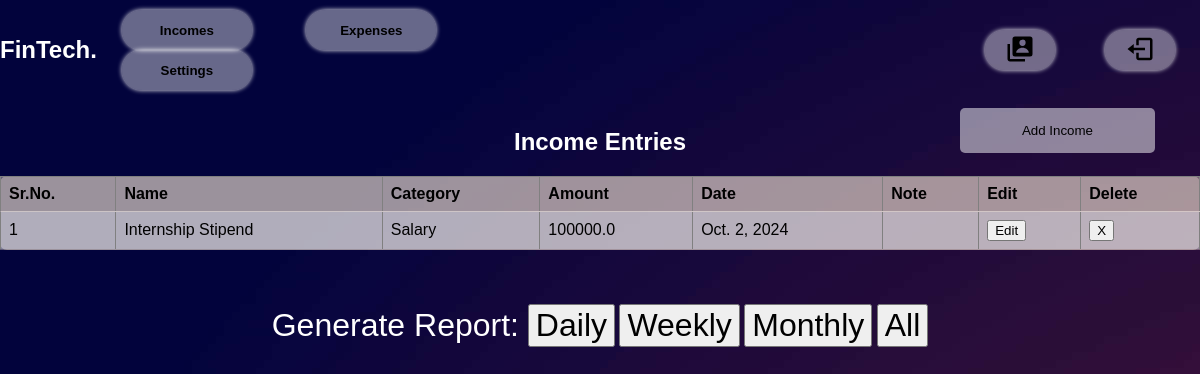
The app's page /incomes (signed in), older data.
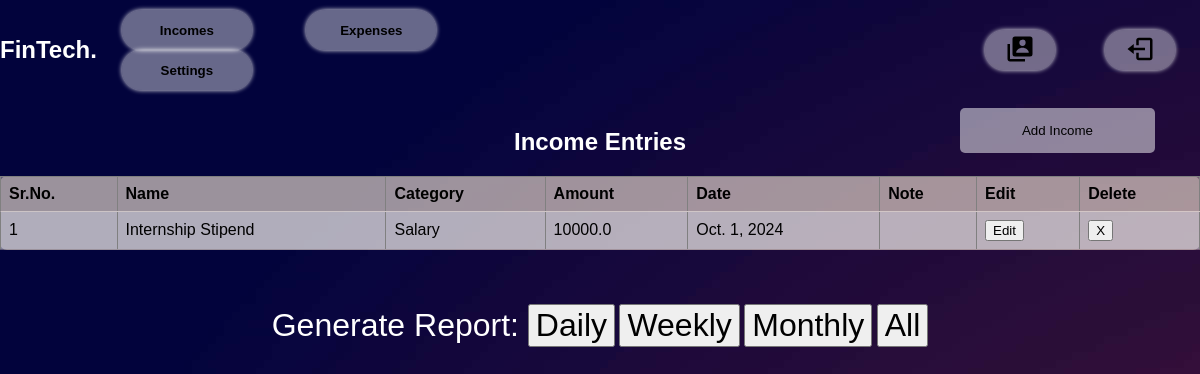
The same page, newer data.
### FinTech/models.py (models this page shows, shortened)
class Income(models.Model):
    user = models.ForeignKey(User, related_name='user_name', on_delete=models.CASCADE)
    name= models.CharField(max_length=50)
    date = models.DateField(default=date.today())
    amount= models.FloatField()
    category = models.ForeignKey(IncomeCategory, related_name='income_catg', on_delete=models.CASCADE)
    note=models.TextField()

class IncomeCategory(models.Model):
    name = models.CharField(max_length=50)
    user = models.ForeignKey(User, related_name='user_inc_catg', on_delete=models.CASCADE)
    def __str__(self):
        return self.name

### FinTech/views.py (the view, shortened to what this page needs)
# urls.py: path('incomes',views.income,name="incomes"),
def income(request):
    if request.user.is_authenticated:
        incomes_catg= IncomeCategory.objects.filter(user=request.user.id)
        incomes= Income.objects.filter(user=request.user.id)
        return render(request,"income.html",{"categories":incomes_catg,"incomes":incomes})
    else:
        return redirect("/")

### templates/income.html (shortened to what this page needs)
{% load static %}
<!DOCTYPE html>
<html>
<head>
    <link rel="stylesheet" href="{% static 'css/expense.css' %}" type="text/css" media="all" >
    <link rel="stylesheet" href="{% static 'css/nav.css' %}" type="text/css" media="all" >
</head>
<body>
    <nav class="nav">
        <a href="/dashboard" id="logo"><h1>FinTech.</h1></a>
         <div class="nav-button">
             <button class="btn" id="Income" onclick="location.href='/incomes'">Incomes</button>
             <button class="btn" id="Expense" onclick="location.href='/expenses'">Expenses</button>
             <button class="btn" id="Setting" onclick="location.href='/settings'">Settings</button>
         </div>
         <div class="nav-logo">
             <button class="btn left" id="Profile" onclick="location.href='/profile'"><img/></button>
             <button class="btn left" id="Logout" onclick="location.href='/logout'"><img/></button>
         </div>
     </nav>
     <br>
    <button id="addIncomeButton" onclick="showIncomeForm()">Add Income</button>
    <h2 style="color: white;">Income Entries</h2>
    <table id="incomeTable" border="1">
        <tr>
            <th>Sr.No.</th>
            <th>Name</th>
            <th>Category</th>
            <th>Amount</th>
            <th>Date</th>
            <th>Note</th>
            <th>Edit</th>
            <th>Delete</th>
        </tr>
        {% for income in incomes %}
        <tr>
            <td>{{forloop.counter}}</td>
            <td>{{income.name}}</td>
            <td>{{income.category}}</td>
            <td>{{income.amount}}</td>
            <td>{{income.date}}</td>
            <td>{{income.note}}</td>
            <td>
                <div class="rem">
                    <button type="button" onclick="location.href='/edit-income/{{income.id}}' ">
                        <span class="glyphicon glyphicon-trash">Edit</span>
                    </button>
                </div>
            </td>
            <td>
                <div class="rem">
                    <button type="button" onclick="location.href='/delete-income/{{income.id}}' ">
                        <span class="glyphicon glyphicon-trash">X</span>
                    </button>
                </div>
            </td>
        </tr>
        {% endfor %}
    </table>
    <br><br><br>
    <div style="position: relative; text-align: center;">
        <label style="font-size: 2em; color: white;" for="date">Generate Report: </label>
        <button style="font-size: 2em;align-self: center;" type="button" onclick="location.href='/income-report/daily' ">
            <span class="glyphicon glyphicon-trash"> Daily </span>
        </button>
        <button style="font-size: 2em;align-self: center;" type="button" onclick="location.href='/income-report/weekly' ">
            <span class="glyphicon glyphicon-trash"> Weekly </span>
        </button>
        <button style="font-size: 2em;align-self: center;" type="button" onclick="location.href='/income-report/monthly' ">
            <span class="glyphicon glyphicon-trash"> Monthly </span>
        </button>
        <button style="font-size: 2em;align-self: center;" type="button" onclick="location.href='/income-report/alltime' ">
            <span class="glyphicon glyphicon-trash"> All </span>
        </button>
    </div>
</body>
</html>

Row changes from the older to the newer data that the page shows:
changed Income "Internship Stipend": amount "100000.0" → "10000.0"; date "Oct. 2, 2024" → "Oct. 1, 2024"
